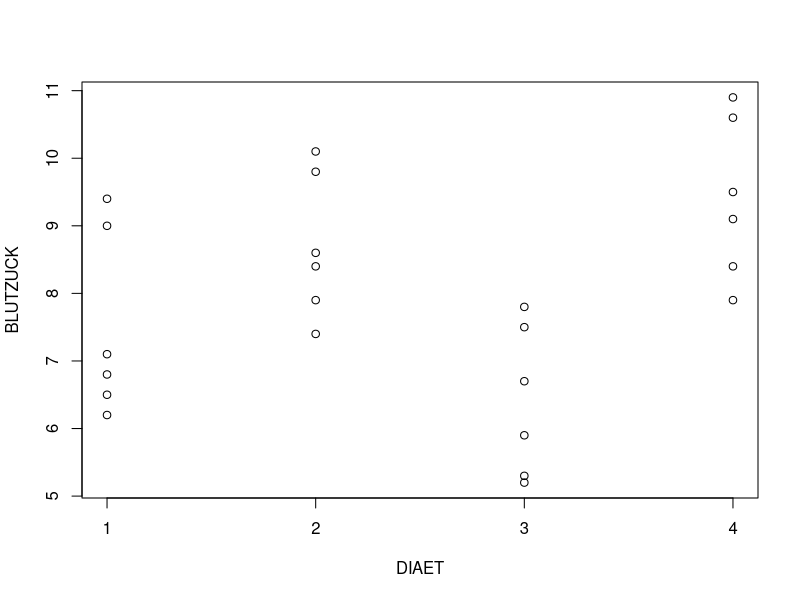

Write the R code that produced this figure.
setwd("~/Teaching/Bio144/data_examples/anova/Blutzucker/")

d.blz <- read.table("blutzucker.dat",header=T)


plot(BLUTZUCK ~ DIAET,d.blz,xaxt="n")
axis(1,1:4)

d.blz$DIAET <- as.factor(d.blz$DIAET)

r.blz <- aov(BLUTZUCK ~ DIAET, data = d.blz)
summary(r.blz)
